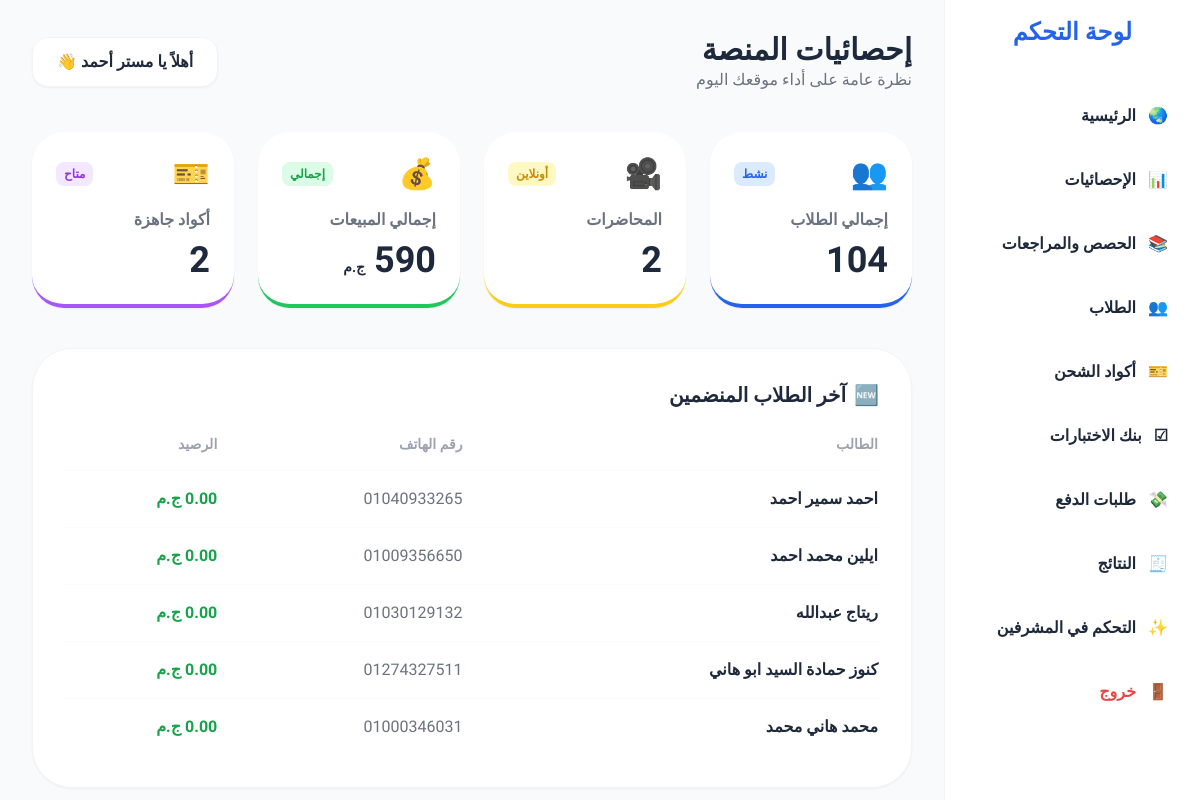
Page /admin/index.php (signed in) on the committed database.
### tables this page shows
CREATE TABLE `users` (
  `id` int(11) NOT NULL,
  `full_name` varchar(100) DEFAULT NULL,
  `phone` varchar(20) DEFAULT NULL,
  `password` varchar(255) DEFAULT NULL,
  `balance` decimal(10,2) DEFAULT 0.00,
  `role` enum('student','admin') DEFAULT 'student',
  `student_grade` int(11) DEFAULT 3,
  `avatar_url` varchar(255) DEFAULT NULL
);

### admin/index.php (the view, shortened to what this page needs)
<?php
require_once 'header.php';
$count_students = $pdo->query("SELECT COUNT(*) FROM users WHERE role = 'student'")->fetchColumn();
$count_lectures = $pdo->query("SELECT COUNT(*) FROM lectures")->fetchColumn();
$total_revenue = $pdo->query("SELECT SUM(price_paid) FROM purchases")->fetchColumn() ?? 0;
$available_codes = $pdo->query("SELECT COUNT(*) FROM recharge_codes WHERE is_used = 0")->fetchColumn();
?>
<div class="flex-1">
    <header class="flex justify-between items-center mb-10">
        <div>
            <h1 class="text-3xl font-black text-slate-800 dark:text-white">إحصائيات المنصة</h1>
            <p class="text-gray-500">نظرة عامة على أداء موقعك اليوم</p>
        </div>
        <div class="bg-white dark:bg-slate-800 px-6 py-3 rounded-2xl shadow-sm border border-gray-100 dark:border-slate-700 font-bold">
            أهلاً يا مستر أحمد 👋
        </div>
    </header>
    <div class="grid grid-cols-1 md:grid-cols-2 lg:grid-cols-4 gap-6">
        <div class="bg-white dark:bg-slate-800 p-6 rounded-[2rem] shadow-sm border-b-4 border-blue-600 transition hover:scale-105">
            <div class="flex items-center justify-between mb-4">
                <span class="text-3xl">👥</span>
                <span class="bg-blue-100 text-blue-600 text-xs font-black px-2 py-1 rounded-lg">نشط</span>
            </div>
            <p class="text-gray-500 dark:text-gray-400 font-bold">إجمالي الطلاب</p>
            <h3 class="text-4xl font-black mt-2 text-slate-800 dark:text-white">
                <?php echo number_format($count_students); ?>
            </h3>
        </div>
        <div class="bg-white dark:bg-slate-800 p-6 rounded-[2rem] shadow-sm border-b-4 border-yellow-400 transition hover:scale-105">
            <div class="flex items-center justify-between mb-4">
                <span class="text-3xl">🎥</span>
                <span class="bg-yellow-100 text-yellow-600 text-xs font-black px-2 py-1 rounded-lg">أونلاين</span>
            </div>
            <p class="text-gray-500 dark:text-gray-400 font-bold">المحاضرات</p>
            <h3 class="text-4xl font-black mt-2 text-slate-800 dark:text-white">
                <?php echo number_format($count_lectures); ?>
            </h3>
        </div>
        <div class="bg-white dark:bg-slate-800 p-6 rounded-[2rem] shadow-sm border-b-4 border-green-500 transition hover:scale-105">
            <div class="flex items-center justify-between mb-4">
                <span class="text-3xl">💰</span>
                <span class="bg-green-100 text-green-600 text-xs font-black px-2 py-1 rounded-lg">إجمالي</span>
            </div>
            <p class="text-gray-500 dark:text-gray-400 font-bold">إجمالي المبيعات</p>
            <h3 class="text-4xl font-black mt-2 text-slate-800 dark:text-white">
                <?php echo number_format($total_revenue); ?> <small class="text-sm">ج.م</small>
            </h3>
        </div>
        <div class="bg-white dark:bg-slate-800 p-6 rounded-[2rem] shadow-sm border-b-4 border-purple-500 transition hover:scale-105">
            <div class="flex items-center justify-between mb-4">
                <span class="text-3xl">🎫</span>
                <span class="bg-purple-100 text-purple-600 text-xs font-black px-2 py-1 rounded-lg">متاح</span>
            </div>
            <p class="text-gray-500 dark:text-gray-400 font-bold">أكواد جاهزة</p>
            <h3 class="text-4xl font-black mt-2 text-slate-800 dark:text-white">
                <?php echo number_format($available_codes); ?>
            </h3>
        </div>
    </div>
    <div class="mt-10 bg-white dark:bg-slate-800 rounded-[2.5rem] p-8 shadow-sm border border-gray-100 dark:border-slate-700">
        <h2 class="text-xl font-black mb-6 flex items-center gap-2">
            <span>🆕</span> آخر الطلاب المنضمين
        </h2>
        <div class="overflow-x-auto">
            <table class="w-full text-right">
                <thead>
                    <tr class="text-gray-400 text-sm border-b border-gray-50 dark:border-slate-700">
                        <th class="pb-4">الطالب</th>
                        <th class="pb-4">رقم الهاتف</th>
                        <th class="pb-4">الرصيد</th>
                    </tr>
                </thead>
                <tbody class="divide-y divide-gray-50 dark:divide-slate-700">
                    <?php
                    $latest_students = $pdo->query("SELECT * FROM users WHERE role = 'student' ORDER BY id DESC LIMIT 5")->fetchAll();
                    foreach($latest_students as $student):
                    ?>
                    <tr>
                        <td class="py-4 font-bold"><?php echo $student['full_name']; ?></td>
                        <td class="py-4 text-gray-500"><?php echo $student['phone']; ?></td>
                        <td class="py-4 text-green-600 font-black"><?php echo $student['balance']; ?> ج.م</td>
                    </tr>
                    <?php endforeach; ?>
                </tbody>
            </table>
        </div>
    </div>
</div>

### admin/header.php (style rules this page uses)
body { font-family: 'IBM Plex Sans Arabic', sans-serif; }

### rows in the picture
users: full_name "احمد سمير احمد", phone "01040933265", balance "0.00"
users: full_name "ايلين محمد احمد", phone "01009356650", balance "0.00"
users: full_name "ريتاج عبدالله", phone "01030129132", balance "0.00"
users: full_name "كنوز حمادة السيد ابو هاني", phone "01274327511", balance "0.00"
users: full_name "محمد هاني محمد", phone "01000346031", balance "0.00"

### other values in the picture
$count_students "104"
$count_lectures "2"
$total_revenue "590"
$available_codes "2"
